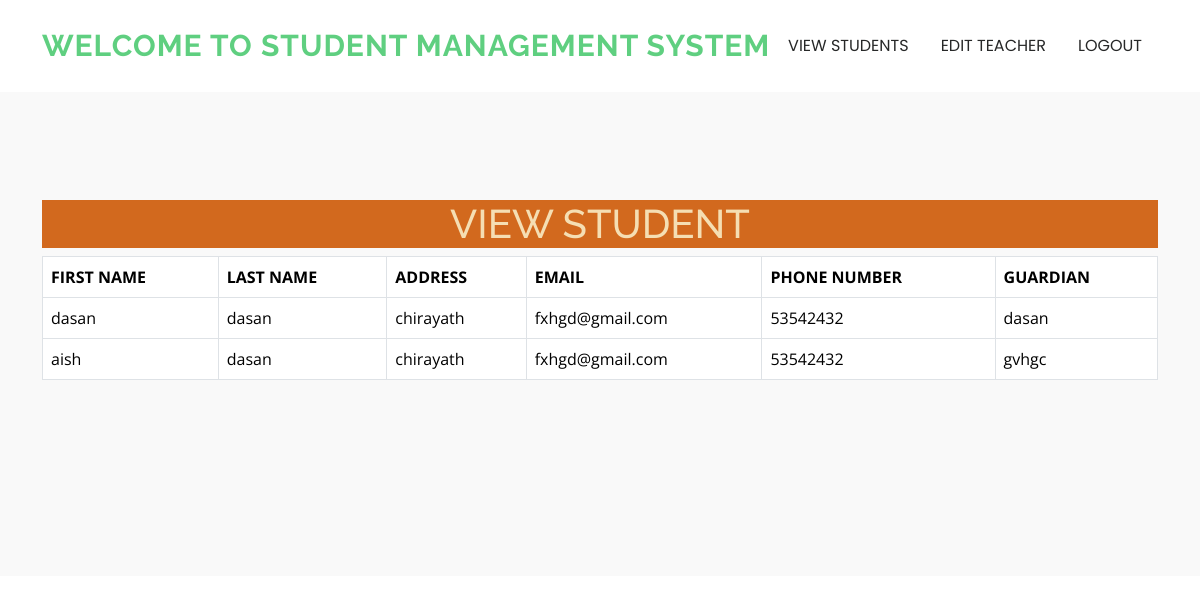
The page /View_student_teacher on the database its author committed.
### sampleapp/models.py (models this page shows)
class Student(models.Model):
    Student_id=models.ForeignKey(User,on_delete=models.CASCADE)
    guardian=models.CharField(max_length=30)

class User(AbstractUser):
    usertype=models.CharField(max_length=50)
    address=models.CharField(max_length=255,null=True)
    phone_number= models.IntegerField(null=True)

### sampleapp/views.py (the view)
# urls.py: path("View_student_teacher",views.View_student_teacher,name="View_student_teacher"),
def View_student_teacher(request):
     x=Student.objects.all()
     return render(request,"View_student_teacher.html",{"view":x})

### sampleapp/templates/view_student_teacher.html (shortened to what this page needs)
{% extends "teacherhome.html" %}
{%  load static %}
{% block content1 %}
       <section id="hero" class=" light-background">
<div class="container mt-5"  >
            <h1 style="text-align: center;color:wheat;background-color: chocolate;">VIEW STUDENT</h1>
     <table class="table table-bordered">
       <tr>
            <th>FIRST NAME</th>
            <th>LAST NAME</th>
             <th>ADDRESS</th>
            <th>EMAIL </th>
            <th>PHONE NUMBER</th>
            <th>GUARDIAN</th>
        </tr>
        {% for i in  view %}
        <tr>
          <td>{{i.Student_id.first_name}}</td>
          <td>{{i.Student_id.last_name}}</td>
          <td>{{i.Student_id.address}}</td>
          <td>{{i.Student_id.email}}</td>
          <td>{{i.Student_id.phone_number}}</td>
          <td>{{i.guardian}}</td>
        </tr>
         {% endfor %}
    </table>
{% endblock content1 %}

### sampleapp/static/assets/css/main.css (style rules this page uses)
:root { --default-font: "Open Sans", system-ui, -apple-system, "Segoe UI", Roboto, "Helvetica Neue", Arial, "Noto Sans", "Liberation Sans", sans-serif, "Apple Color Emoji", "Segoe UI Emoji", "Segoe UI Symbol", "Noto Color Emoji"; --heading-font: "Raleway", sans-serif; --nav-font: "Poppins", sans-serif; }
:root { --background-color: #ffffff; --default-color: #444444; --heading-color: #37423b; --accent-color: #5fcf80; --surface-color: #ffffff; --contrast-color: #ffffff; }
:root { --nav-color: #272828; --nav-hover-color: #5fcf80; --nav-mobile-background-color: #ffffff; --nav-dropdown-background-color: #ffffff; --nav-dropdown-color: #272828; --nav-dropdown-hover-color: #5fcf80; }
.light-background { --background-color: #f9f9f9; --surface-color: #ffffff; }
:root { scroll-behavior: smooth; }
body { color: var(--default-color); background-color: var(--background-color); font-family: var(--default-font); }
h1, h2, h3, h4, h5, h6 { color: var(--heading-color); font-family: var(--heading-font); }
section, .section { color: var(--default-color); background-color: var(--background-color); padding: 60px 0; scroll-margin-top: 900px; overflow: clip; }

### rows shown on the page
Student: Student_id.first_name "dasan", Student_id.last_name "dasan", Student_id.address "chirayath", Student_id.email "fxhgd@gmail.com", Student_id.phone_number "53542432", guardian "dasan"
Student: Student_id.first_name "aish", Student_id.last_name "dasan", Student_id.address "chirayath", Student_id.email "fxhgd@gmail.com", Student_id.phone_number "53542432", guardian "gvhgc"
